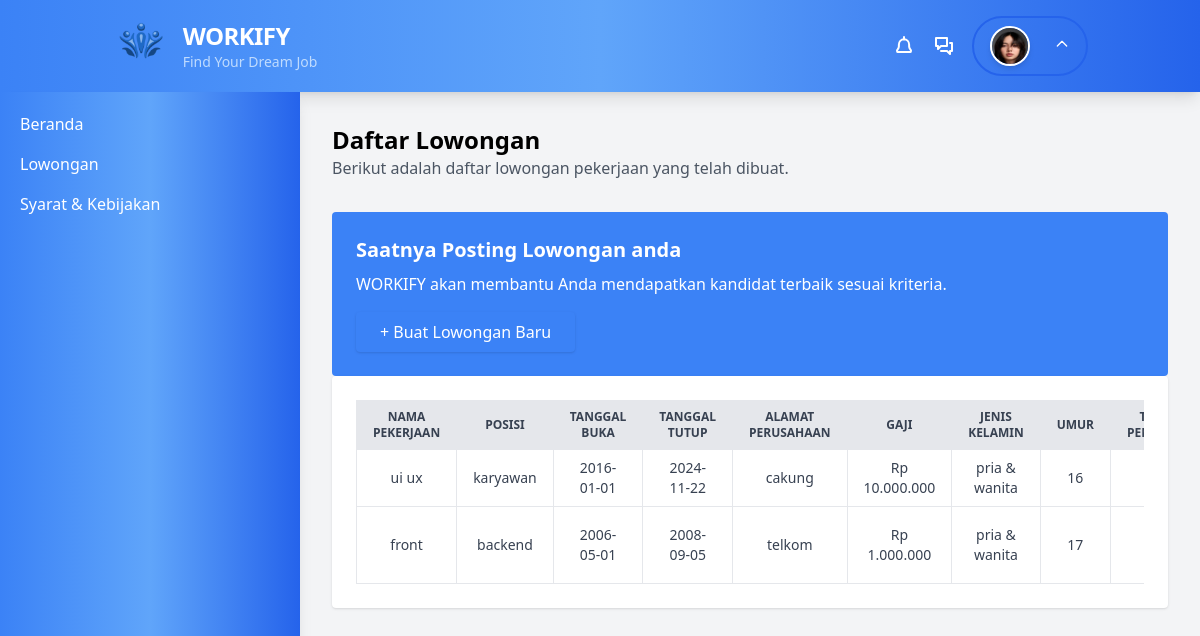
Page /perusahaan/lowongan/lowongan_tabel.php on the committed database.
### tables this page shows
CREATE TABLE `lamaran` (
  `idloker` int(6) NOT NULL,
  `idpelamar` int(6) DEFAULT NULL,
  `idperusahaan` int(6) DEFAULT NULL,
  `tglbuka` date NOT NULL,
  `tglttp` date NOT NULL,
  `almtperusahaan` varchar(50) NOT NULL,
  `gaji` decimal(10,0) NOT NULL,
  `status` enum('dibuka','ditutup','','') NOT NULL,
  `posisi` varchar(20) NOT NULL,
  `jenis_kelamin` enum('pria & wanita','pria','wanita','') NOT NULL,
  `umur` int(3) NOT NULL,
  `tingkat_pendidikan` varchar(20) NOT NULL,
  `pengalaman_kerja` varchar(40) NOT NULL,
  `deskripsi_pekerjaan` text NOT NULL,
  `nama_pekerjaan` varchar(55) NOT NULL
);

### perusahaan/lowongan/lowongan_tabel.php (the view, shortened to what this page needs)
<!DOCTYPE html>
<html lang="id">
<head>
    <script src="https://cdn.tailwindcss.com"></script>
</head>
<body class="bg-gray-100">
<header class="bg-gradient-to-r from-blue-500 via-blue-400 to-blue-600 shadow-lg">
    <div class="container mx-auto flex justify-between items-center px-6 py-4">
        <div class="flex items-left space-x-4">
            <img src="../../asset/img/logo.png" alt="Workify Logo" class="h-10">
            <div>
                <h1 class="text-2xl font-extrabold text-white tracking-tight">WORKIFY</h1>
                <p class="text-sm text-blue-200">Find Your Dream Job</p>
            </div>
        </div>
        <nav class="hidden md:flex items-center space-x-6">
            <div class="flex items-center space-x-4">
                <a href="notif.html" class="hover:scale-110 transition">
                </a>
                <a href="chat.html" class="hover:scale-110 transition">
                    <svg class="w-6 h-6 text-white" fill="none" viewBox="0 0 24 24" xmlns="http://www.w3.org/2000/svg">
                        <path stroke="currentColor" stroke-width="2" stroke-linecap="round" stroke-linejoin="round"
                            d="M9 17h6l3 3v-3h2V9h-2M4 4h11v8H9l-3 3v-3H4V4Z" />
                    </svg>
                </a>
                <div class="relative">
                    <button id="profile-toggle" class="flex items-center space-x-3 focus:outline-none px-4 py-2 rounded-full border-2 border-blue-600">
                        <div class="w-10 h-10 rounded-full bg-gradient-to-r from-blue-400 to-blue-600 flex items-center justify-center shadow-md">
                            <img src="../../asset/img/lisa.jpg" alt="Profile" class="w-10 h-10 rounded-full border-2 border-white">
                        </div>
                            <svg id="dropdown-icon" class="w-4 h-4 text-white transform transition-transform duration-300" xmlns="http://www.w3.org/2000/svg" fill="none" viewBox="0 0 24 24" stroke="currentColor">
                                <path stroke-linecap="round" stroke-linejoin="round" stroke-width="2" d="M5 12l7-7 7 7" />
                            </svg>
                    </button>
                </div>
        </nav>
</header>
<div class="flex h-screen">
    <aside class="w-1/4 bg-gradient-to-r from-blue-500 via-blue-400 to-blue-600 shadow-lg text-white p-5">
        <nav>
            <ul class="space-y-4">
                <li><a href="dashboard.php" class="block hover:text-gray-200">Beranda</a></li>
                <li><a href="lowongan_tabel.php" class="block hover:text-gray-200">Lowongan</a></li>
                <li><a href="#" class="block hover:text-gray-200">Syarat & Kebijakan</a></li>
            </ul>
        </nav>
    </aside>
    <main class="w-3/4 p-8 overflow-x-auto">
        <header class="mb-8">
            <h3 class="text-2xl font-semibold">Daftar Lowongan</h3>
            <p class="text-gray-600">Berikut adalah daftar lowongan pekerjaan yang telah dibuat.</p>
        </header>
        <section class="bg-blue-500 text-white p-6 rounded">
            <h4 class="text-xl font-semibold mb-2">Saatnya Posting Lowongan anda</h4>
            <p class="mb-4">WORKIFY akan membantu Anda mendapatkan kandidat terbaik sesuai kriteria.</p>
            <a href="buatlowongan.php">
                <button class="bg-blue-500 hover:bg-blue-600 text-white px-6 py-2 rounded shadow">
                    + Buat Lowongan Baru
                </button>
            </a>
        </section>
        <section class="bg-white shadow rounded p-6">
            <div class="overflow-x-auto">
                <table class="min-w-full border-collapse table-auto text-sm text-gray-700">
                    <thead class="bg-gray-200 text-gray-700 uppercase text-xs font-semibold">
                        <tr>
                            <th class="border px-4 py-2 text-center">Nama pekerjaan</th>
                            <th class="border px-4 py-2 text-center">Posisi</th>
                            <th class="border px-4 py-2 text-center">Tanggal Buka</th>
                            <th class="border px-4 py-2 text-center">Tanggal Tutup</th>
                            <th class="border px-4 py-2 text-center">Alamat Perusahaan</th>
                            <th class="border px-4 py-2 text-center">Gaji</th>
                            <th class="border px-4 py-2 text-center">Jenis Kelamin</th>
                            <th class="border px-4 py-2 text-center">Umur</th>
                            <th class="border px-4 py-2 text-center">Tingkat Pendidikan</th>
                        </tr>
                    </thead>
                    <tbody>
                    <?php
                        include "../../inc/koneksi.php";
                        $data = mysqli_query($koneksi, "SELECT * FROM lamaran");
                        while ($d = mysqli_fetch_array($data)) {
                    ?>
                    <tr class="hover:bg-gray-100">
                        <td class="border px-4 py-2 text-center"><?php echo $d['nama_pekerjaan']; ?></td>
                        <td class="border px-4 py-2 text-center"><?php echo $d['posisi']; ?></td>
                        <td class="border px-4 py-2 text-center"><?php echo $d['tglbuka']; ?></td>
                        <td class="border px-4 py-2 text-center"><?php echo $d['tglttp']; ?></td>
                        <td class="border px-4 py-2 text-center"><?php echo $d['almtperusahaan']; ?></td>
                        <td class="border px-4 py-2 text-center"><?php echo "Rp " . number_format($d['gaji'], 0, ',', '.'); ?></td>
                        <td class="border px-4 py-2 text-center"><?php echo $d['jenis_kelamin']; ?></td>
                        <td class="border px-4 py-2 text-center"><?php echo $d['umur']; ?></td>
                        <td class="border px-4 py-2 text-center"><?php echo $d['tingkat_pendidikan']; ?></td>
                    </tr>
                    <?php
                        }
                    ?>
                    </tbody>
                </table>
            </div>
        </section>
    </main>
</div>
</body>
</html>

### rows in the picture
lamaran: nama_pekerjaan "ui ux", posisi "karyawan", tglbuka "2016-01-01", tglttp "2024-11-22", almtperusahaan "cakung", gaji "10.000.000", jenis_kelamin "pria & wanita", umur "16"
lamaran: nama_pekerjaan "front", posisi "backend", tglbuka "2006-05-01", tglttp "2008-09-05", almtperusahaan "telkom", gaji "1.000.000", jenis_kelamin "pria & wanita", umur "17"
